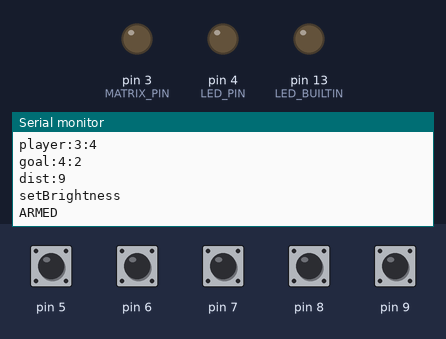
The program below on a simulated Arduino Nano, built with avr-gcc and run on an emulated ATmega328P. Shown: output pins drawn as LEDs (lit = HIGH), the last lines printed to the serial monitor. Inputs (shaded band) come from the test bench; at power-on: pin 5–9 HIGH. Random numbers use the default seed unless the program sets one.

Above: at 6.2 s.
6.3 s: pin 5 pulled LOW for 0.15 s
At 7.8 s:
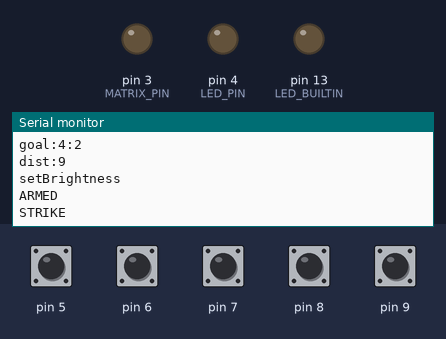
8.1 s: pin 7 pulled LOW for 0.15 s
At 9.3 s:
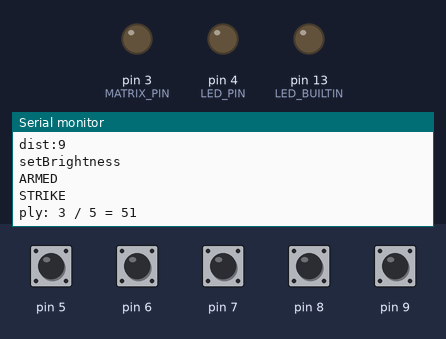

The program:

main.cpp
```cpp
#include <Arduino.h>
#include <Adafruit_NeoPixel.h>
#include <avdweb_Switch.h>

#define debug
#define wokwi
#include "indicators.h"
#include "game.h"
#include <mazes.h>
#include <debug.h>

// ---- forward declarations
void initGame();
void poll();
void showBoard(bool smo);
void showSmile(bool ok);
void zoomIn();
void setPixelXY(byte x, byte y, uint32_t color);

// RGB LED
const uint8_t LED_PIN = 4;
const uint8_t COM_PIN = 11;
// Game framework
Game game(ModuleTag::MAZE, LED_PIN);

#define MATRIX_PIN 3
const byte MATRIX_LED_COUNT = 64;
Adafruit_NeoPixel matrix(MATRIX_LED_COUNT, MATRIX_PIN, NEO_GRB + NEO_KHZ800);

Switch btn = Switch(8); // Button north
Switch bte = Switch(6); // Button east
Switch bts = Switch(7); // Button south
Switch btw = Switch(5); // Button west
Switch btm = Switch(9); // Button middle

Maze maze;

// save brightness
byte sbr = 1;

void setup()
{
  Serial.begin(115200);

  dbgOutLn(F("setup"));
  pinMode(LED_BUILTIN, OUTPUT);
  pinMode(MATRIX_PIN, OUTPUT);
  matrix.setBrightness(64);

  game.init();
  initGame();

  matrix.setBrightness(0x20);
  matrix.show();
}

unsigned long showMarkerOnly = 0;
bool strike = false;

void loop()
{
  poll();

  bool strike = false;
  if (btn.singleClick())
    strike = maze.plN();
  if (bte.singleClick())
    strike = maze.plE();
  if (bts.singleClick())
    strike = maze.plS();
  if (btw.singleClick())
    strike = maze.plW();
  if (btm.singleClick())
    showMarkerOnly = millis() + 1000;

  if (maze.isSolved() && game.isState(ModuleState::ARMED))
  {
    game.setSolved();
    showSmile(true);
    for (byte x = 100; x > 0; x--)
    {
      game.poll();
      delay(10);
    }
  }
  else if (strike && game.isState(ModuleState::ARMED))
  {
    game.setStrike();
    showSmile(false);
    for (byte x = 100; x > 0; x--)
    {
      game.poll();
      delay(10);
    }
  }
  else if (game.isState(ModuleState::STRIKED) && !strike)
  {
    game.setState(ModuleState::ARMED);
  }

  bool showMarks = showMarkerOnly > millis();
  if (!game.isState(ModuleState::DISARMED))
  {
    showBoard(showMarks);
  }
}

byte SM_OK[] = {0x3C, 0x42, 0xA5, 0x81, 0xA5, 0x99, 0x42, 0x3C};
byte SM_NOK[] = {0x3C, 0x42, 0xA5, 0x81, 0x99, 0xA5, 0x42, 0x3C};

void showSmile(bool ok)
{
  matrix.clear();
  for (byte y = 0; y < 8; y++)
  {
    for (byte x = 0; x < 8; x++)
    {
      byte value = 0;
      if (ok)
      {
        value = SM_OK[y];
      }
      else
      {
        value = SM_NOK[y];
      }
      if ((value & (1 << x)) > 0)
      {
        if (ok)
        {
          matrix.setPixelColor(maze.pos2index(x, y, true), PX_GREEN);
        }
        else
        {
          matrix.setPixelColor(maze.pos2index(x, y, true), PX_RED);
        }
      }
    }
  }
  if (ok)
  {
    matrix.setBrightness(0x10);
  }
  matrix.show();
}

void showBoard(bool smo)
{
  MarkerT marker = maze.getMarker();
  byte pl = maze.getPlayer();
  byte gl = maze.getGoal();
  for (byte x = 0; x < MATRIX_LED_COUNT; x++)
  {
    matrix.setPixelColor(x, PX_BLACK);
    if (((x < 9) || (x > 54) ||
         (x == 15) || (x == 16) ||
         (x == 23) || (x == 24) ||
         (x == 31) || (x == 32) ||
         (x == 39) || (x == 40) ||
         (x == 47) || (x == 48)) &&
        !game.isGameDifficulty(Difficulty::HARD))
    {
      matrix.setPixelColor(x, PX_LOWWHITE);
    }
    if ((x == marker.marker[0]) || (x == marker.marker[1]))
    {
      matrix.setPixelColor(x, PX_YELLOW);
    }
    if (!smo)
    {
      if (x == pl)
      {
        matrix.setPixelColor(x, PX_WHITE);
      }
      if (x == gl)
      {
        if (maze.isSolved())
          matrix.setPixelColor(x, PX_GREEN);
        else
          matrix.setPixelColor(x, PX_RED);
      }
    }
  }
  matrix.show();
}

void initGame()
{
  dbgOutLn(F("initGame"));
  // game.setGameDifficulty(Difficulty::HARD);

  bool invalid = true;
  while (invalid)
  {
    invalid = !maze.init(game.getGameDifficulty()); // TODO setting the game settings from HTCOM
    if (invalid)
    {
      delay(100);
      Serial.println(F("invalid maze configuration"));
      game.sendError(ERR_INVALID_CONFIGURATION);
    }
  }

  dbgOutLn(F("setBrightness"));
  matrix.setBrightness(0x10);
  zoomIn();
  game.arm();
}

void zoomIn()
{
  matrix.clear();
  for (byte x = 0; x < 8; x++)
  {
    setPixelXY(x, 0, PX_GREEN);
    setPixelXY(0, x, PX_GREEN);
    setPixelXY(7, x, PX_GREEN);
    setPixelXY(x, 7, PX_GREEN);
  }
  matrix.show();
  delay(1000);
  matrix.clear();
  for (byte x = 0; x < 6; x++)
  {
    setPixelXY(x + 1, 1, PX_GREEN);
    setPixelXY(1, x + 1, PX_GREEN);
    setPixelXY(6, x + 1, PX_GREEN);
    setPixelXY(x + 1, 6, PX_GREEN);
  }
  matrix.show();
  delay(1000);

  matrix.clear();
  for (byte x = 0; x < 4; x++)
  {
    setPixelXY(x + 2, 2, PX_GREEN);
    setPixelXY(2, x + 2, PX_GREEN);
    setPixelXY(5, x + 2, PX_GREEN);
    setPixelXY(x + 2, 5, PX_GREEN);
  }
  matrix.show();
  delay(1000);

  matrix.clear();
  setPixelXY(3, 3, PX_GREEN);
  setPixelXY(4, 3, PX_GREEN);
  setPixelXY(3, 4, PX_GREEN);
  setPixelXY(4, 4, PX_GREEN);
  matrix.show();
  delay(1000);

  matrix.clear();
  matrix.show();
  delay(1000);
}

void setPixelXY(byte x, byte y, uint32_t color)
{
  matrix.setPixelColor((7 - x) + ((7 - y) * 8), color);
}

void poll()
{
  game.poll();
  if (sbr != game.getBrightness())
  {
    sbr = game.getBrightness();
    matrix.setBrightness(sbr * 16);
  }

  if (game.isNewGameSettings())
  {
    initGame();
  }

  btn.poll();
  bte.poll();
  btm.poll();
  bts.poll();
  btw.poll();
}
```

mazes.cpp
```cpp
#include <Arduino.h>
#include <mazes.h>
#define debug
#include <debug.h>

void MazeField::load(Difficulty difficulty, byte idx)
{
    hard = false;
    dim = 6;
    if (difficulty != Difficulty::HARD)
    {
        memcpy_P(&field6, &(mazedefs[idx]), sizeof(MazeDef6x6));
    }
    else
    {
        memcpy_P(&field8, &(mazedefs8[idx]), sizeof(MazeDef8x8));
        dim = 8;
        hard = true;
    }
};

MarkerT MazeField::getMarker()
{
    if (hard)
    {
        return field8.marker;
    }
    return field6.marker;
};

byte MazeField::getValue(byte x, byte y)
{
    if (hard)
    {
        return field8.maze[y][x];
    }
    return field6.maze[y][x];
};

byte MazeField::getDim()
{
    return dim;
};

Maze::Maze()
{
}

bool Maze::init(Difficulty difficulty)
{
    this->m_difficulty = difficulty;
    randomSeed(analogRead(0));
    byte idx = random(DEF_COUNT);
    m_field = MazeField();
    m_field.load(difficulty, idx);

    byte distance = 0;
    byte minDist = 8;
    byte maxDist = 10;
    if (difficulty == Difficulty::MEDIUM)
    {
        minDist = 10;
        maxDist = 12;
    }
    else if (difficulty == Difficulty::HARD)
    {
        minDist = 10;
        maxDist = 40;
    }
    while ((distance >= maxDist) || (distance < minDist))
    {
        m_player.x = random(0, m_field.getDim());
        m_player.y = random(0, m_field.getDim());
        m_goal.x = random(0, m_field.getDim());
        m_goal.y = random(0, m_field.getDim());
        distance = getDistance();
    }
    dbgOut(F("maze:"));
    dbgOut(difficulty);
    dbgOut(":");
    dbgOutLn(idx);
    dbgOut(F("player:"));
    dbgOut(m_player.x);
    dbgOut(":");
    dbgOutLn(m_player.y);
    dbgOut(F("goal:"));
    dbgOut(m_goal.x);
    dbgOut(":");
    dbgOutLn(m_goal.y);
    dbgOut(F("dist:"));
    dbgOutLn(distance);
    return true;
}

bool Maze::isSolved()
{
    return ((m_player.x == m_goal.x) && (m_player.y == m_goal.y));
}

byte Maze::pos2index(Position p)
{
    return pos2index(p.x, p.y, false);
}

byte Maze::pos2index(byte x, byte y,bool direct)
{
    if ((m_difficulty == Difficulty::HARD) || direct)
    {
        return (7 - x) + (y * 8);
    }
    return 9 + (5 - x) + (y * 8);
}

MarkerT Maze::getMarker()
{
    MarkerT mark;
    for (byte x = 0; x < 2; x++)
    {
        mark.marker[x] = pos2index(((m_field.getMarker().marker[x] & 0xF0) >> 4), (m_field.getMarker().marker[x] & 0x0F), false);
    }
    return mark;
}

byte Maze::getPlayer()
{
    return pos2index(m_player);
}

byte Maze::getGoal()
{
    return pos2index(m_goal);
}

byte Maze::getDistance()
{

    byte x = m_player.x;
    byte y = m_player.y;
    byte dist = 0;

    while (!recurDist(x, y, 0, &dist))
        ;

    return dist;
}

bool Maze::recurDist(byte x, byte y, byte dir, byte *dist)
{
    if ((x == m_goal.x) && (y == m_goal.y))
    {
        return true;
    }
    bool found = false;
    byte value = m_field.getValue(x, y);
    if (((value & N) == 0) && (dir != S))
    {
        found = recurDist(x, y - 1, N, dist);
        if (found)
        {
            (*dist)++;
            return true;
        }
    }
    if (((value & E) == 0) && (dir != W))
    {
        found = recurDist(x + 1, y, E, dist);
        if (found)
        {
            (*dist)++;
            return true;
        }
    }
    if (((value & S) == 0) && (dir != N))
    {
        found = recurDist(x, y + 1, S, dist);
        if (found)
        {
            (*dist)++;
            return true;
        }
    }
    if (((value & W) == 0) && (dir != E))
    {
        found = recurDist(x - 1, y, W, dist);
        if (found)
        {
            (*dist)++;
            return true;
        }
    }
    return false;
}

bool Maze::plN()
{
    if ((m_player.y > 0) && (m_field.getValue(m_player.x, m_player.y) & N) == 0)
    {
        m_player.y--;
        printPlayer();
        return false;
    }
    else
    {
        return true;
    }
};

bool Maze::plE()
{
    if ((m_player.x < (m_field.getDim() - 1)) && (m_field.getValue(m_player.x, m_player.y) & E) == 0)
    {
        m_player.x++;
        printPlayer();
        return false;
    }
    else
    {
        return true;
    }
};

bool Maze::plS()
{
    if ((m_player.y < (m_field.getDim() - 1)) && (m_field.getValue(m_player.x, m_player.y) & S) == 0)
    {
        m_player.y++;
        printPlayer();
        return false;
    }
    else
    {
        return true;
    }
};

bool Maze::plW()
{
    if ((m_player.x > 0) && (m_field.getValue(m_player.x, m_player.y) & W) == 0)
    {
        m_player.x--;
        printPlayer();
        return false;
    }
    else
    {
        return true;
    }
};

void Maze::printPlayer()
{
    Serial.print("ply: ");
    Serial.print(m_player.x);
    Serial.print(" / ");
    Serial.print(m_player.y);
    Serial.print(" = ");
    Serial.println(pos2index(m_player.x, m_player.y, false));
}
```

mazes.h
```cpp
// Definition of the patch panel component
#ifndef MAZES_H
#define MAZES_H

#include <Arduino.h>
#include <game.h>

enum DIRECTIONS
{
  N = 0x01,
  E = 0x02,
  S = 0x04,
  W = 0x08
};

#define NE N | E
#define NS N | S
#define NW N | W
#define EW E | W
#define ES E | S
#define SW S | W
#define NES N | E | S
#define NSW N | S | W
#define NEW N | E | W
#define ESW E | S | W

struct MarkerT
{
  byte marker[2];
};

struct Position
{
  byte x, y;
};

struct MazeDef6x6
{
  byte maze[6][6];
  MarkerT marker;
};

struct MazeDef8x8
{
  byte maze[8][8];
  MarkerT marker;
};

const byte DEF_COUNT = 9;

const MazeDef6x6 mazedefs[DEF_COUNT] PROGMEM = {
    {{{NW, NS, NE, NW, NS, NES},
      {EW, NW, ES, SW, NS, NE},
      {EW, SW, NE, NW, NS, E},
      {EW, NSW, S, ES, NSW, E},
      {W, NS, NE, NW, NES, EW},
      {SW, NES, SW, ES, NSW, ES}},
     {0x01, 0x52}},
    {{{NSW, N, NES, NW, N, NES},
      {NW, ES, NW, ES, SW, NE},
      {EW, NW, ES, NW, NS, E},
      {W, ES, NW, ES, NEW, EW},
      {EW, NEW, EW, NW, ES, EW},
      {ESW, SW, ES, SW, NS, ES}},
     {0x13, 0x41}},
    {{{NW, NS, NE, NEW, NW, NE},
      {ESW, NEW, EW, SW, ES, EW},
      {NW, E, EW, NW, NE, EW},
      {EW, EW, EW, EW, EW, EW},
      {EW, SW, ES, EW, EW, EW},
      {SW, NS, NS, ES, SW, ES}},
     {0x33, 0x53}},
    {{{NW, NE, NSW, NS, NS, NE},
      {EW, EW, NW, NS, NS, E},
      {EW, SW, ES, NW, NES, EW},
      {EW, NSW, NS, S, NS, E},
      {W, NS, NS, NS, NE, EW},
      {SW, NS, NES, NSW, ES, ESW}},
     {0x00, 0x03}},
    {{{NSW, NS, NS, NS, N, NE},
      {NW, NS, NS, N, ES, ESW},
      {W, NE, NSW, S, NW, NE},
      {EW, SW, NS, N, ESW, EW},
      {EW, NW, NS, S, NEW, EW},
      {ESW, SW, NS, NS, NS, ES}},
     {0x42, 0x35}},
    {{{NEW, NW, NE, NSW, N, NE},
      {EW, EW, EW, NW, ES, EW},
      {W, ES, ESW, EW, NW, ES},
      {SW, NE, NW, E, EW, NEW},
      {NW, ES, ESW, EW, SW, E},
      {SW, NS, NS, ES, NSW, ES}},
     {0x40, 0x24}},
    {{{NW, NS, NS, NE, NW, NE},
      {EW, NW, NE, SW, ES, EW},
      {SW, ES, NW, NES, NW, ES},
      {NW, NE, W, NS, ES, NEW},
      {EW, ESW, SW, NS, NE, EW},
      {SW, NS, NS, NS, S, ES}},
     {0x10, 0x15}},
    {{{NEW, NW, NS, NE, NW, NE},
      {W, S, NES, SW, ES, EW},
      {EW, NW, NS, NS, NE, EW},
      {EW, SW, NE, NSW, S, ES},
      {EW, NEW, SW, NS, NS, NES},
      {SW, S, NS, NS, NS, NES}},
     {0x30, 0x23}},
    {{{NEW, NW, NS, NS, N, NE},
      {EW, EW, NW, NES, EW, EW},
      {W, S, ES, NW, ES, EW},
      {EW, NEW, NW, ES, NSW, E},
      {EW, EW, EW, NW, NE, ESW},
      {SW, ES, SW, ES, SW, NES}},
     {0x21, 0x04}}};

const MazeDef8x8 mazedefs8[DEF_COUNT] PROGMEM = {
    {{{NW, NS, NES, NW, NS, NS, NES, NE},
      {W, N, NS, E, NW, NS, NES, EW},
      {EW, EW, NW, ES, SW, NS, N, E},
      {EW, EW, SW, NE, NW, NS, E, EW},
      {ESW, EW, NSW, S, ES, NSW, E, EW},
      {NEW, W, NS, NE, NW, NES, EW, ESW},
      {EW, SW, NES, SW, ES, NSW, ES, NEW},
      {SW, NS, S, NES, NSW, S, NS, ES}},
     {0x12, 0x63}},
    {{{NW, NS, NS, NES, NSW, NS, NS, NE},
      {W, NS, N, NES, NW, N, NES, EW},
      {EW, NW, ES, NW, ES, SW, NE, EW},
      {EW, EW, NW, ES, NW, NS, 0, E},
      {ESW, W, ES, NW, ES, NEW, EW, EW},
      {NEW, EW, NEW, EW, NW, ES, EW, EW},
      {W, ES, SW, ES, W, NS, ES, ESW},
      {ESW, SW, NS, NS, N, NS, NS, NES}},
     {0x24, 0x52}},
    {{{NSW, NS, NS, NS, NS, NE, NSW, NE},
      {NW, N, NS, NE, NEW, W, NE, EW},
      {EW, ESW, NEW, EW, SW, ES, EW, EW},
      {ESW, NW, E, W, N, NE, EW, EW},
      {NEW, EW, EW, EW, EW, EW, EW, EW},
      {EW, EW, SW, ES, EW, EW, W, E},
      {EW, W, NS, NS, ES, SW, ES, EW},
      {SW, S, NS, NS, NES, NSW, NS, ES}},
     {0x44, 0x64}},
    {{{NW, NS, NS, NS, NE, NSW, N, NE},
      {EW, NW, NE, NSW, S, NS, E, EW},
      {EW, EW, EW, NW, NS, NS, E, EW},
      {ESW, EW, SW, ES, NW, NES, EW, ESW},
      {NEW, EW, NSW, NS, S, NS, E, NEW},
      {EW, W, NS, NS, NS, NE, EW, EW},
      {EW, SW, NS, NE, NSW, ES, EW, EW},
      {SW, NS, NS, S, NES, NSW, S, ES}},
     {0x11, 0x14}},
    {{{NW, NS, NES, NSW, NS, N, NS, NE},
      {EW, NSW, NS, NS, NS, N, NE, EW},
      {W, N, NS, NS, N, ES, ESW, ESW},
      {EW, W, NE, NSW, S, NW, NE, NEW},
      {EW, EW, SW, NS, N, ESW, EW, EW},
      {EW, EW, NW, NS, S, NEW, W, E},
      {EW, EW, SW, NS, NS, NS, ES, EW},
      {ESW, ESW, NSW, NS, NS, NS, NS, ES}},
     {0x53, 0x46}},
    {{{NW, NS, N, NS, NS, NS, NS, NE},
      {ESW, NEW, W, NE, NSW, N, NE, ESW},
      {NEW, EW, EW, EW, NW, ES, EW, NEW},
      {EW, W, ES, ESW, EW, NW, ES, EW},
      {EW, SW, NE, NW, E, EW, NEW, EW},
      {W, N, ES, ESW, EW, SW, 0, E},
      {EW, SW, NS, NS, E, NSW, ES, EW},
      {SW, NS, NES, NSW, S, NS, NES, ESW}},
     {0x51, 0x35}},
    {{{NW, NS, NS, NE, NSW, NS, NS, NE},
      {EW, NW, S, NS, NE, NW, N, ES},
      {EW, EW, NW, NE, SW, ES, EW, NEW},
      {EW, SW, ES, NW, NES, NW, ES, EW},
      {ESW, NW, NE, W, NS, ES, NEW, EW},
      {W, EW, ESW, SW, NS, NE, W, ES},
      {EW, SW, NS, NS, NS, S, ES, NEW},
      {SW, NS, NS, NS, NS, NS, NS, ES}},
     {0x21, 0x26}},
    {{{NEW, NEW, NSW, NS, NS, NS, N, NE},
      {EW, EW, NW, NS, NE, NW, E, NW},
      {EW, W, S, NES, SW, ES, EW, EW},
      {SW, E, NW, NS, NS, NE, EW, EW},
      {NEW, EW, SW, NE, NSW, S, ES, ESW},
      {EW, EW, NEW, SW, NS, NS, NS, NES},
      {EW, SW, S, NS, N, NS, NES, NEW},
      {SW, NS, NS, NS, S, NS, NS, ES}},
     {0x41, 0x34}},
    {{{NW, NE, NS, NS, NS, NS, N, NE},
      {EW, EW, NW, NS, NS, N, E, EW},
      {EW, EW, EW, NW, NES, EW, EW, EW},
      {EW, W, S, ES, NW, ES, EW, EW},
      {EW, EW, NEW, NW, ES, NSW, E, ESW},
      {ESW, EW, EW, EW, NW, NE, ESW, NEW},
      {NEW, SW, E, SW, ES, SW, NS, E},
      {SW, NS, S, NS, NS, NES, NSW, ES}},
     {0x32, 0x15}}};

class MazeField
{
public:
  void load(Difficulty difficulty, byte idx);
  MarkerT getMarker();
  byte getValue(byte x, byte y);
  byte getDim();

private:
  MazeDef6x6 field6;
  MazeDef8x8 field8;
  byte dim;
  bool hard;
};

struct Maze
{
public:
  Maze();
  bool init(Difficulty difficulty);

  bool isSolved();
  MarkerT getMarker();
  byte getPlayer();
  byte getGoal();

  bool plN();
  bool plE();
  bool plS();
  bool plW();

  byte pos2index(byte x, byte y, bool direct);
private:
  MazeField m_field;
  byte m_startPos;
  byte m_endPos;

  Position m_player, m_goal;

  Difficulty m_difficulty;


  byte getDistance();

  bool recurDist(byte x, byte y, byte dir, byte *dist);

  byte pos2index(Position p);

  void printPlayer();
};

#endif
```

Measured:
- after the input at 6.3 s, the serial monitor: prints a new line after 0.30 s (image 1)
- after the input at 8.1 s, the serial monitor: prints a new line after 0.31 s (image 2)
